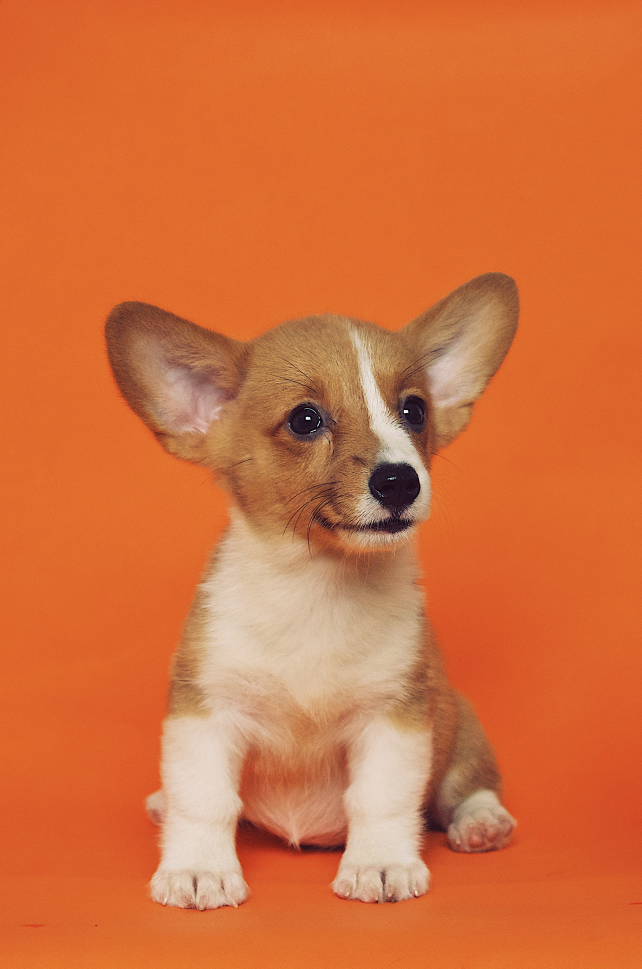
#> input picture OpenCV/dev/OpenCV/Photos/dog1.jpg, 2568 x 3876 px, found by its file name (shown at 1/4 size)
$ python color_space.py
#> lines starting #> are read from the running program, lines starting #| are printed output that depends on the picture
import cv2 as cv
import matplotlib.pyplot as plt

def rescaleFrame(frame, scale=0.25):
    width = int(frame.shape[1] * scale)
    height = int(frame.shape[0] * scale)

    dimensions = (width, height)

    return cv.resize(frame, dimensions, interpolation=cv.INTER_AREA)

img = cv.imread('OpenCV/dev/OpenCV/Photos/dog1.jpg')
#> img is the input picture: shape (3876, 2568, 3); mean B, G, R 61.6, 111.9, 210.9
cv.imshow('Dog', rescaleFrame(img))
#> in rescaleFrame, `return cv.resize(frame, dimensions, interpolation=cv.INTER_AREA)`:
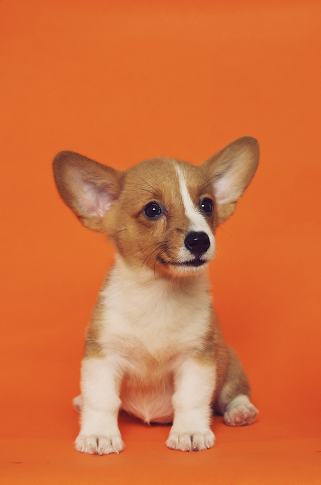
#> returned value: shape (969, 642, 3) (shown at 1/2 size); mean of channels 0, 1, 2 61.6, 111.9, 210.9; drawn as B, G, R

#plt.imshow(img)
#plt.show()

# BGR to GrayScale
gray = cv.cvtColor(img, cv.COLOR_BGR2GRAY)
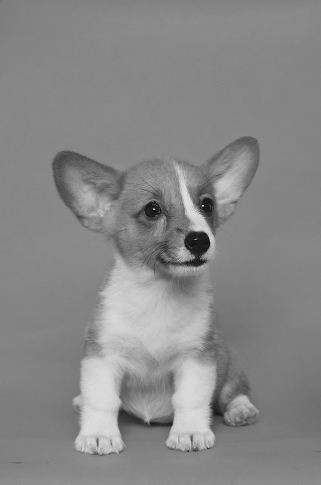
#> gray: shape (3876, 2568) (shown at 1/8 size); min 0, max 255, mean 135.8
cv.imshow('Gray', rescaleFrame(gray))
#> call 2 of rescaleFrame, with scale = 0.25
#> in rescaleFrame (call 2), `return cv.resize(frame, dimensions, interpolation=cv.INTER_AREA)`:
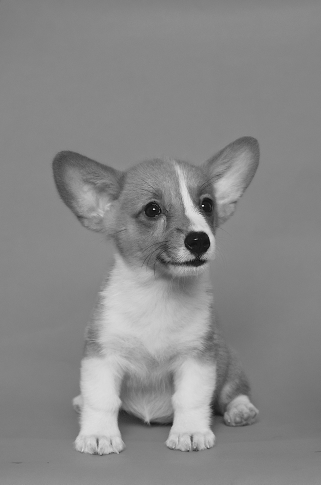
#> returned value: shape (969, 642) (shown at 1/2 size); min 2, max 253, mean 135.8

# BGR to HSV
hsv = cv.cvtColor(img, cv.COLOR_BGR2HSV)
#> hsv: shape (3876, 2568, 3); mean H, S, V 11.8, 178.8, 210.9
cv.imshow('HSV', rescaleFrame(hsv))
#> call 3 of rescaleFrame, with scale = 0.25
#> in rescaleFrame (call 3), `return cv.resize(frame, dimensions, interpolation=cv.INTER_AREA)`:
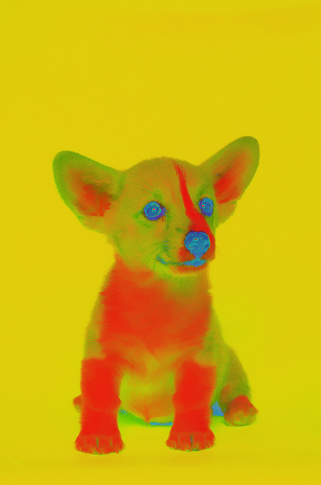
#> returned value: shape (969, 642, 3) (shown at 1/2 size); mean of channels 0, 1, 2 11.7, 178.8, 210.9; drawn as B, G, R

# BGR to L*A*B
lab = cv.cvtColor(img, cv.COLOR_BGR2Lab)
#> lab: shape (3876, 2568, 3); mean of channels 0, 1, 2 148.6, 163.2, 172.7
cv.imshow('LAB', rescaleFrame(lab))
#> call 4 of rescaleFrame, with scale = 0.25
#> in rescaleFrame (call 4), `return cv.resize(frame, dimensions, interpolation=cv.INTER_AREA)`:
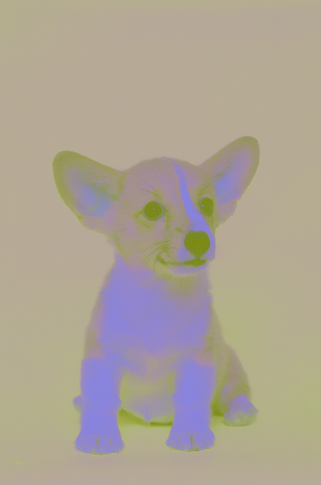
#> returned value: shape (969, 642, 3) (shown at 1/2 size); mean of channels 0, 1, 2 148.6, 163.2, 172.7; drawn as B, G, R

# BGR to RGB
RGB = cv.cvtColor(img, cv.COLOR_BGR2RGB)
cv.imshow('RGB', rescaleFrame(RGB))
#> in rescaleFrame (call 5), `return cv.resize(frame, dimensions, interpolation=cv.INTER_AREA)`:
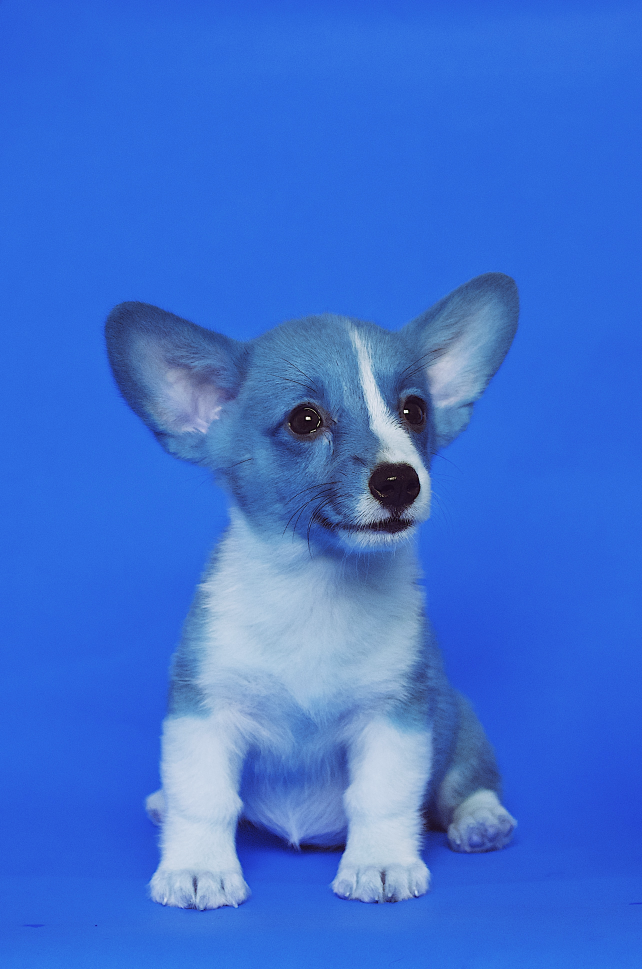
#> returned value: shape (969, 642, 3); mean of channels 0, 1, 2 210.9, 111.9, 61.6; drawn as B, G, R

# HSV to BGR
hsv_bgr = cv.cvtColor(hsv, cv.COLOR_HSV2BGR)
cv.imshow('HSV -> BGR', rescaleFrame(hsv_bgr))

plt.imshow(RGB)
plt.show()

cv.waitKey(0)

$ run again, with OpenCV/dev/OpenCV/Photos/dog2.jpg copied over OpenCV/dev/OpenCV/Photos/dog1.jpg
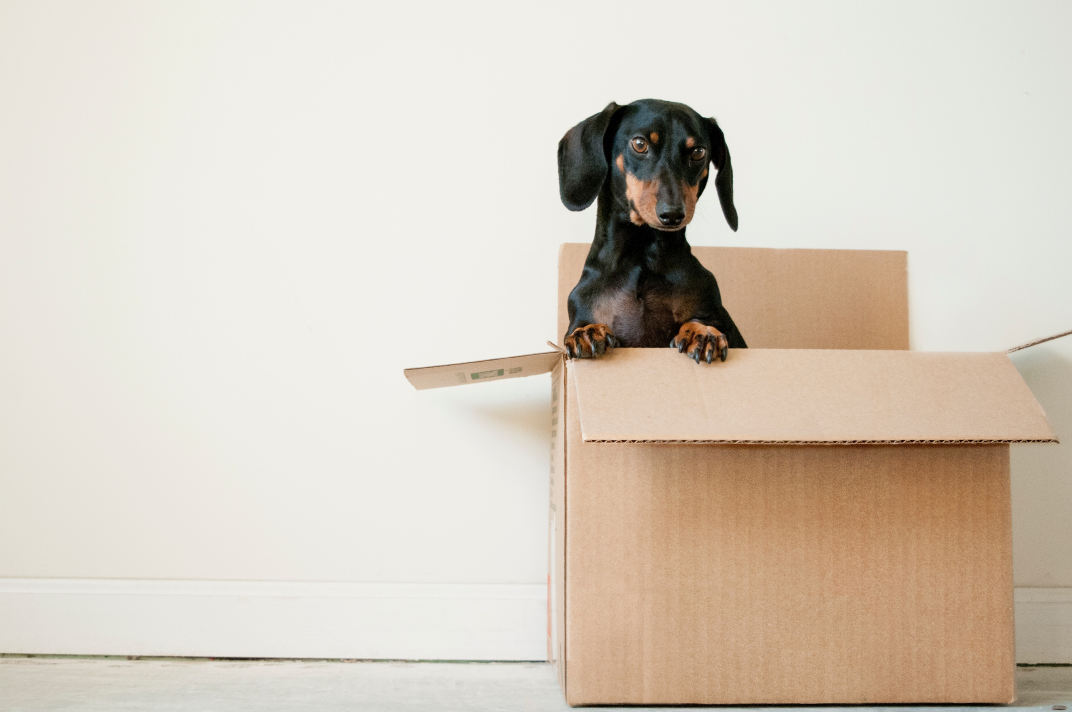
#> input picture OpenCV/dev/OpenCV/Photos/dog2.jpg, 4288 x 2848 px, found by its file name (shown at 1/4 size)
#> img is the input picture: shape (2848, 4288, 3); mean B, G, R 191.3, 204.3, 214.2
#> hsv: shape (2848, 4288, 3); mean H, S, V 24.4, 34.1, 214.7
#> lab: shape (2848, 4288, 3); mean of channels 0, 1, 2 209.8, 129.6, 136.3
#> in rescaleFrame (call 4), `return cv.resize(frame, dimensions, interpolation=cv.INTER_AREA)`:
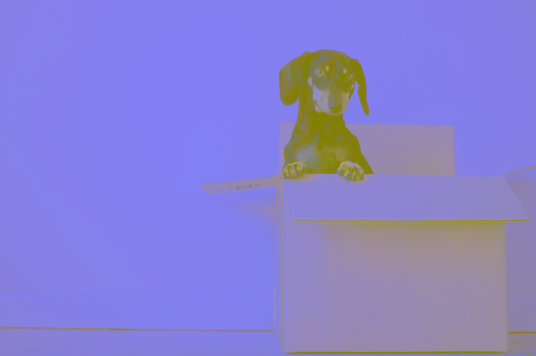
#> returned value: shape (712, 1072, 3) (shown at 1/2 size); mean of channels 0, 1, 2 209.8, 129.6, 136.2; drawn as B, G, R
#> in rescaleFrame (call 5), `return cv.resize(frame, dimensions, interpolation=cv.INTER_AREA)`:
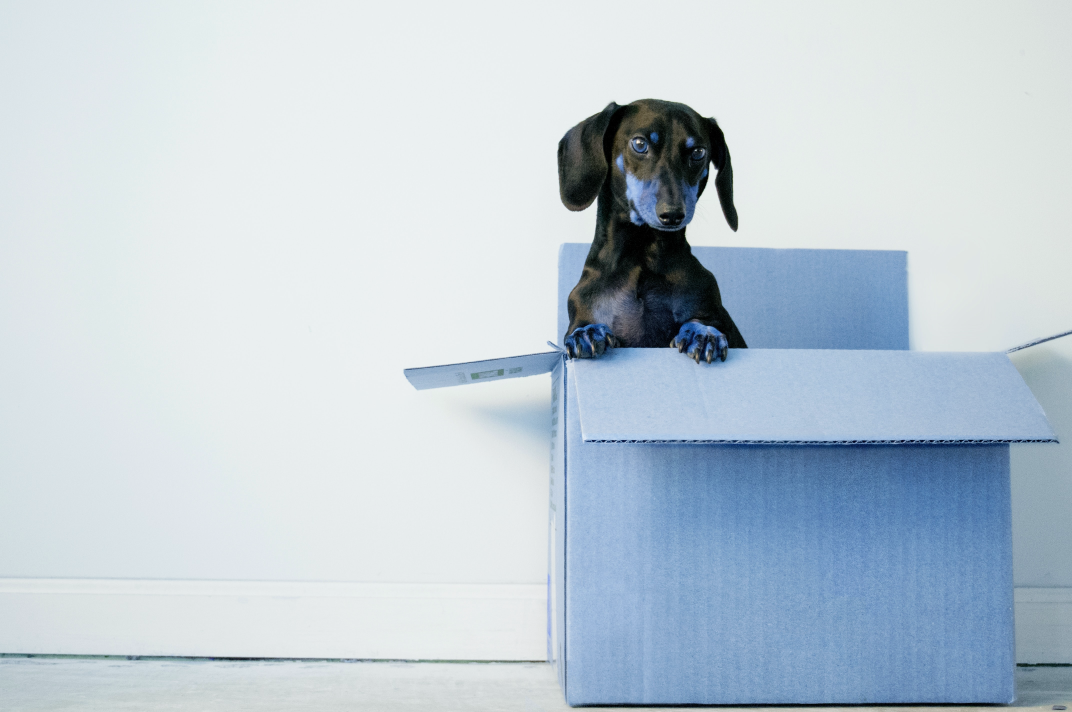
#> returned value: shape (712, 1072, 3); mean of channels 0, 1, 2 214.2, 204.3, 191.3; drawn as B, G, R

$ run again, with OpenCV/dev/OpenCV/Photos/dog3.jpg copied over OpenCV/dev/OpenCV/Photos/dog1.jpg
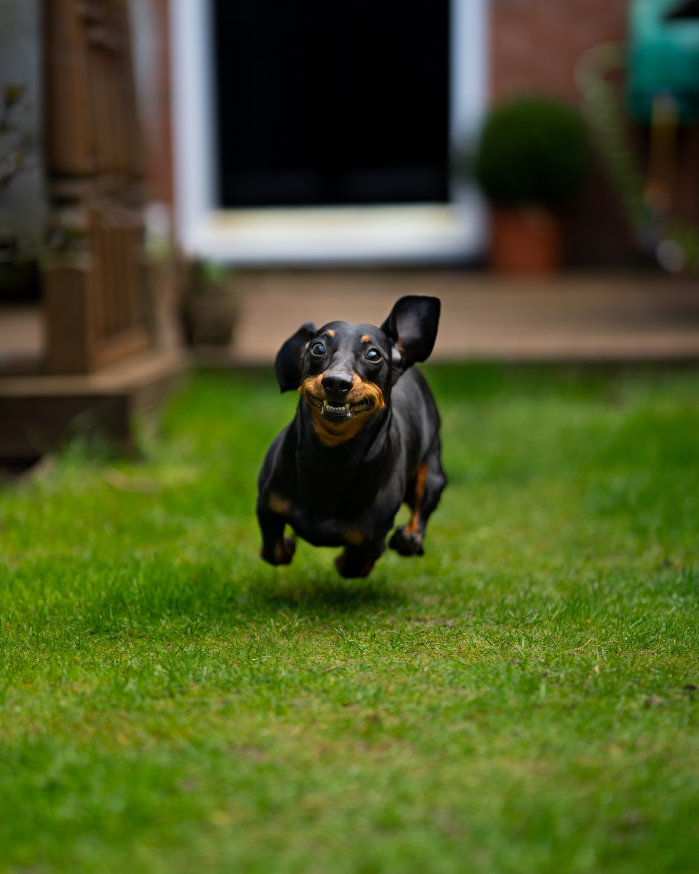
#> input picture OpenCV/dev/OpenCV/Photos/dog3.jpg, 3495 x 4369 px, found by its file name (shown at 1/5 size)
#> img is the input picture: shape (4369, 3495, 3); mean B, G, R 37.9, 88.9, 77.7
#> `gray = cv.cvtColor(img, cv.COLOR_BGR2GRAY)`:
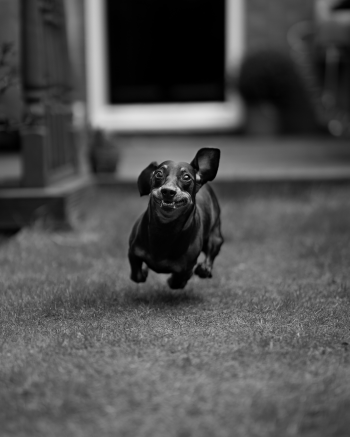
#> gray: shape (4369, 3495) (shown at 1/10 size); min 0, max 243, mean 79.7
#> hsv: shape (4369, 3495, 3); mean H, S, V 42.2, 158.3, 94.4
#> lab: shape (4369, 3495, 3); mean of channels 0, 1, 2 90.5, 116.8, 153
#> in rescaleFrame (call 5), `return cv.resize(frame, dimensions, interpolation=cv.INTER_AREA)`:
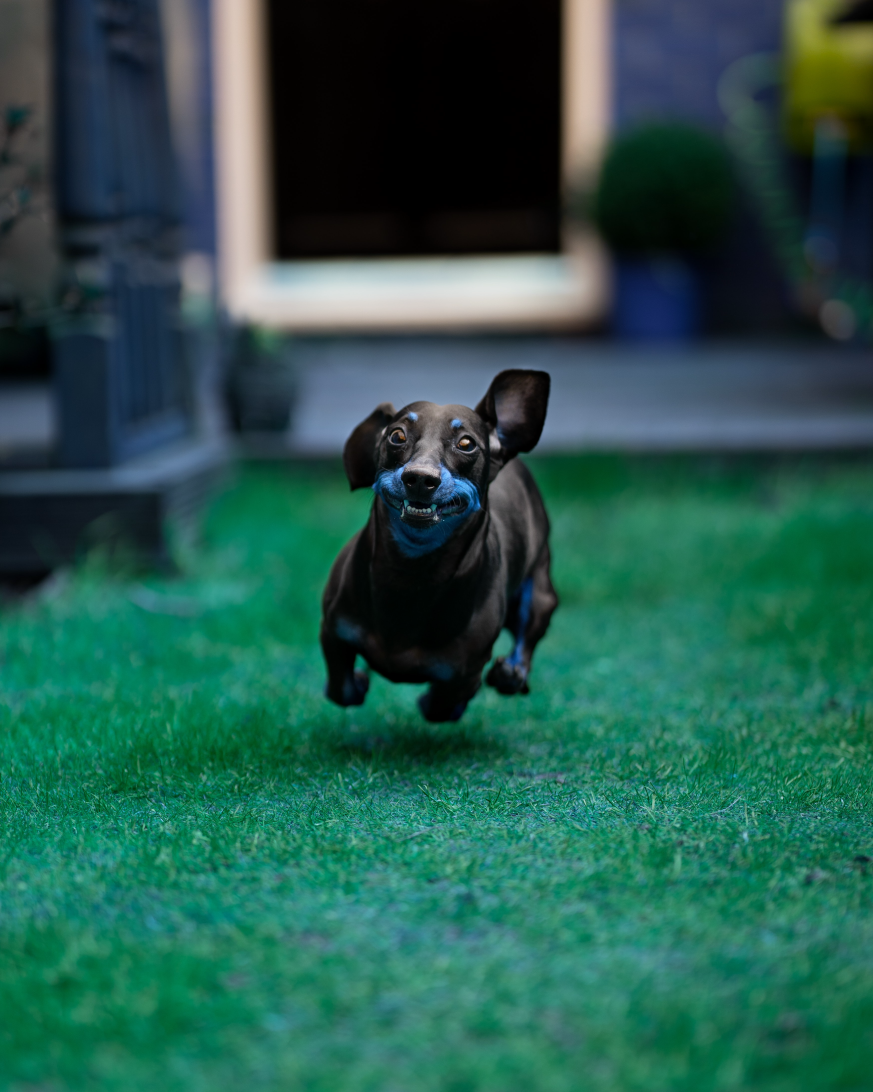
#> returned value: shape (1092, 873, 3); mean of channels 0, 1, 2 77.7, 88.9, 37.9; drawn as B, G, R
